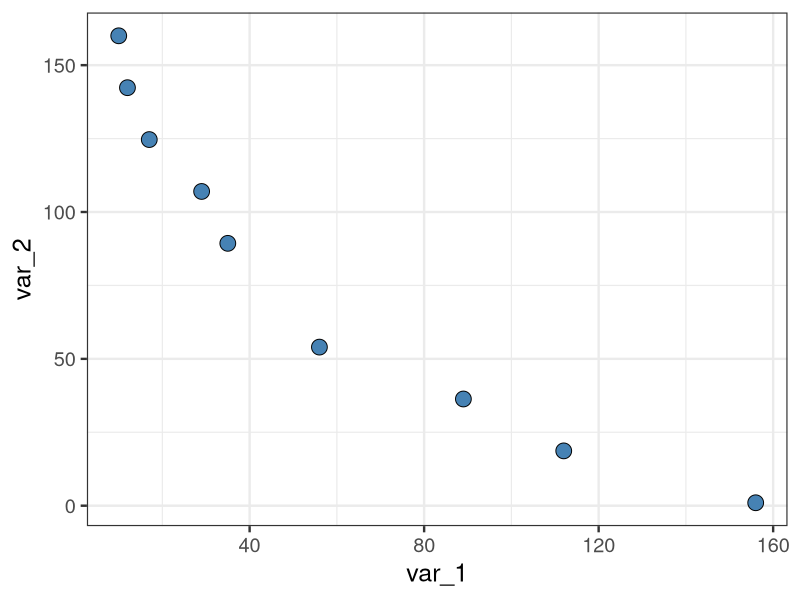
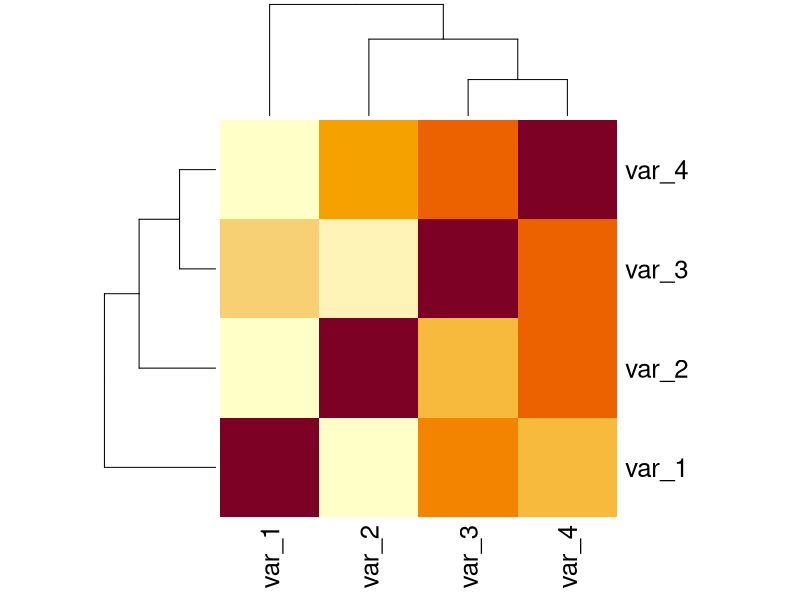
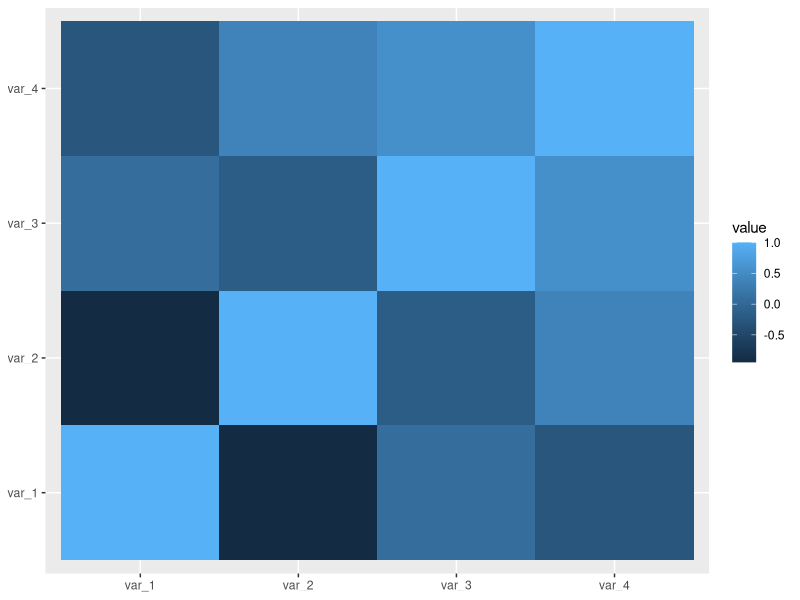

Recreate these plots in R, in order.
#Correlation analysis

#libraries used
library(tidyverse)
library(reshape2)

#Here a sample dataset is used. The numerical data from any dataframe (correlations of which need to be determined) can be substituted as per requirement

#Data for analysis
correlation_data<-data.frame(
    var_1=c(10,12,17,29,35,NA,56,89,112,156),
    var_2=seq(160,1,length.out = 10),
    var_3=runif(10),
    var_4=sample(c(1:200),10,replace = T))

#Exploring the data
head(correlation_data,3)

## Correlation test for 2 variables 

# cor.test provides the t statistic and p values as well. 'cor' only gives the correlation coefficient. Hence, cor.test is used

# Pearson correlation coefficient (used when data are normal)
cor.test(correlation_data$var_1,correlation_data$var_2,method=c("pearson"))

# Spearman correlation coefficient (used when data are normal)
cor.test(correlation_data$var_1,correlation_data$var_2,method=c("spearman"))

#Scatterplot for visualization (var_1 and var_2 visualized here)

correlation_data%>%
    ggplot(aes(x=var_1,
               y=var_2))+
    geom_point(size=5,
               color='black',
               pch=21,
               fill='steelblue')+
    theme_bw(base_size = 18)

#Multiple correlation using all variables in the data

# Multiple correlation using pearson's correlation coefficient. Data needs to be a a matrix hence converted within the function itself. Here Pearson's correlation coefficient is used. Spearman can also be used as per requirement

mult_correlation<-Hmisc::rcorr(as.matrix(correlation_data),type=c('pearson'))

#getting the correlation coefficients
mult_correlation$r

#getting the p values (significance) of the coefficients
mult_correlation$P

#Heatmap visualization of the correlations
heatmap(mult_correlation$r)

##Visualization using ggplot. Correlation coefficients are used 

#getting the long format of the data
data_for_viz<-reshape2::melt(mult_correlation$r)

#plot (Var1 and Var2 are just the column names that reshape assigns. These can be changed if required)

data_for_viz%>%
    ggplot(aes(x=Var1,
               y=Var2,
               fill=value))+
    geom_tile()+
    theme(axis.title.x=element_blank(),
          axis.title.y = element_blank())
